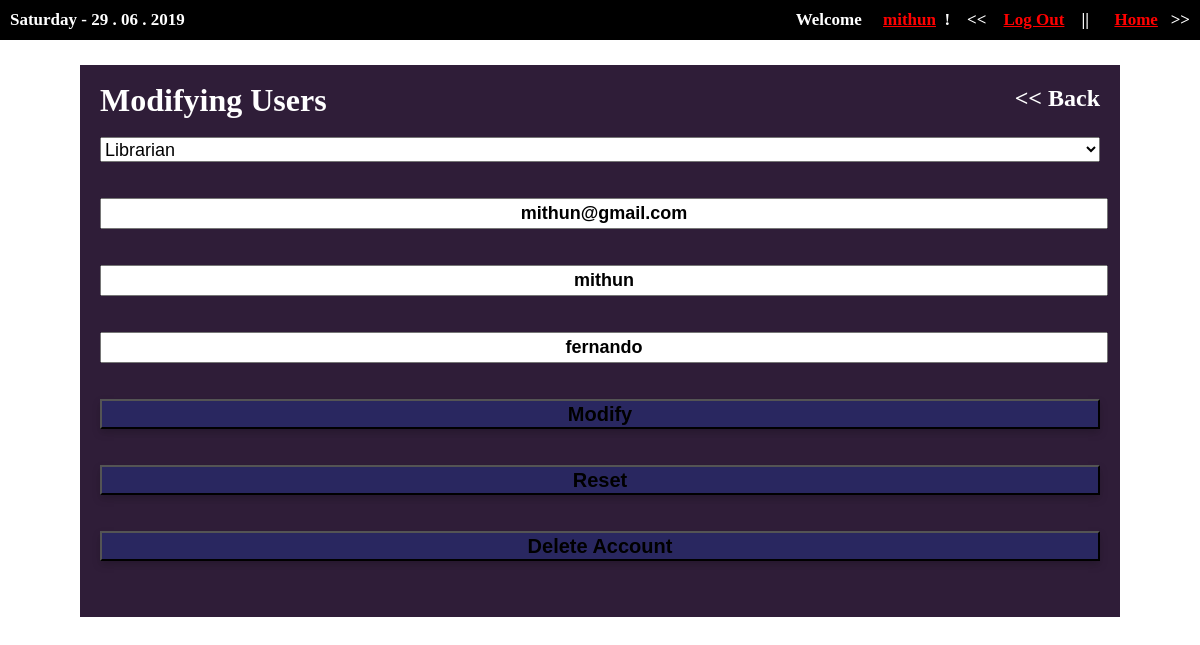
Page /Website-UMS/src/modifyUser.php (signed in) on the committed database.
### tables this page shows
CREATE TABLE IF NOT EXISTS `user` (
`id` int(11) NOT NULL,
  `user_type` varchar(40) NOT NULL,
  `first_name` varchar(50) NOT NULL,
  `last_name` varchar(100) NOT NULL,
  `email` varchar(100) NOT NULL,
  `password` varchar(40) NOT NULL,
  `last_login` datetime NOT NULL,
  `is_deleted` tinyint(1) NOT NULL,
  `require_delete_account` tinyint(1) NOT NULL
);

### Website-UMS/src/modifyUser.php (the view, shortened to what this page needs)
<?php require_once('../inc/connection.php'); ?>
<?php require_once('../inc/functions.php') ?>
<?php
	$user_type = '';
	$user_Name = '';
	$first_Name = '';
	$last_Name = '';
	$requirest_delete = 0;
	if (isset($_GET['user_id'])) {
		$user_id = mysqli_real_escape_string($connection, $_GET['user_id']);
		$query = "SELECT * FROM user WHERE id = {$user_id} LIMIT 1";
		$result_set = mysqli_query($connection, $query);
		if ($result_set) {
			if (mysqli_num_rows($result_set) == 1) {
				$result = mysqli_fetch_assoc($result_set);
				$user_type = $result['user_type'];
				$user_Name = $result['email'];
				$first_Name = $result['first_name'];
				$last_Name = $result['last_name'];
				$requirest_delete = $result['require_delete_account'];
			}
			else {
				header('Location: users.php?err=user-not-found');
			}
		}
		else {
			header('Location: users.php?err=query-failed');
		}
	}
	else {
		$user_id = mysqli_real_escape_string($connection, $_SESSION['user_id']);
		$query = "SELECT * FROM user WHERE id = {$user_id} LIMIT 1";
		$result_set = mysqli_query($connection, $query);
		$result = mysqli_fetch_assoc($result_set);
		$user_type = $result['user_type'];
		$user_Name = $result['email'];
		$first_Name = $result['first_name'];
		$last_Name = $result['last_name'];
		$requirest_delete = $result['require_delete_account'];
	}
?>
<!DOCTYPE html>
<html lang="en">
	<head>
		<link rel="stylesheet" type="text/css" href="../asserts/css/modifyUser.css">
		<link rel="stylesheet" type="text/css" href="../asserts/css/common.css">
	</head>
	<body>
		<header>
		</header>
		<main>
			<h2><< <a href="users.php"> Back</a></h2>
			<h1>Modifying Users</h1>
			<br>
			<form action="modifyUser.php" method="POST">
				<select name="user_type">
					<option value="Librarian" <?php if ($user_type == "Librarian") { echo "selected"; } ?> >Librarian</option>
				</select><br><br><br>
				<input type="email" name="user_Name" placeholder="User Name  >>  Email" <?php echo 'value="'.$user_Name.'"'; ?>><br><br><br>
				<input type="name" name="first_Name" placeholder="First Name" <?php echo 'value="'.$first_Name.'"'; ?>><br><br><br>
				<input type="name" name="last_Name" placeholder="Last Name" <?php echo 'value="'.$last_Name.'"'; ?>><br><br><br>
				<button type="submit" name="submit">Modify</button><br><br><br>
				<button type="submit" name="reset">Reset</button><br><br><br>
				<?php
					if ($requirest_delete == 0) {
						echo '<button type="submit" name="delete">Delete Account</button><br><br><br>';
					}
				?>
			</form>
		</main>
	</body>
</html>

### Website-UMS/asserts/css/modifyUser.css (style rules this page uses)
* { margin: 0px; }
body { background-image: url(../images/background.jpg); background-repeat: no-repeat; background-size: cover; background-position: center; background-attachment: fixed; }
main { width: 1000px; margin: 25px auto; padding: 20px; background: rgba(25,05,35,0.9); }
main h1 { color: white; margin-top: -30px; }
select { width: 100%; height: 25px; font-size: 18px; }
input { width: 100%; height: 25px; text-align: center; font-weight: bold; font-size: 18px; }
button { width: 100%; height: 30px; font-weight: bold; font-size: 20px; background-color: rgba(40,40,100,0.9); box-shadow: 0 4px 8px 0 rgba(0, 0, 0, 0.2); }
h2, h2 a { text-align: right; color: white; text-decoration: none; margin-top: 0px; }

### Website-UMS/asserts/css/common.css (style rules this page uses)
header { overflow: auto; padding: 10px; background: black; margin-top: 0px; }

### rows in the picture
user: user_type "Librarian", user_Name "mithun@gmail.com", first_Name "mithun", last_Name "fernando"

### other values in the picture
$_SESSION["first_name"] "mithun"
